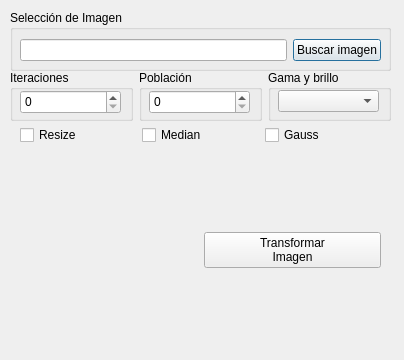
<?xml version="1.0" encoding="UTF-8"?>
<ui version="4.0">
 <class>properties_Dialog</class>
 <widget class="QDialog" name="properties_Dialog">
  <property name="geometry">
   <rect>
    <x>0</x>
    <y>0</y>
    <width>404</width>
    <height>360</height>
   </rect>
  </property>
  <property name="windowTitle">
   <string>Dialog</string>
  </property>
  <widget class="QGroupBox" name="imageSelection_Box">
   <property name="geometry">
    <rect>
     <x>10</x>
     <y>10</y>
     <width>381</width>
     <height>61</height>
    </rect>
   </property>
   <property name="title">
    <string>Selección de Imagen</string>
   </property>
   <widget class="QWidget" name="horizontalLayoutWidget">
    <property name="geometry">
     <rect>
      <x>10</x>
      <y>20</y>
      <width>361</width>
      <height>41</height>
     </rect>
    </property>
    <layout class="QHBoxLayout" name="horizontalLayout">
     <item>
      <widget class="QLineEdit" name="imagePath_textInput"/>
     </item>
     <item>
      <widget class="QPushButton" name="imageSearch_Button">
       <property name="text">
        <string>Buscar imagen</string>
       </property>
      </widget>
     </item>
    </layout>
   </widget>
  </widget>
  <widget class="QWidget" name="horizontalLayoutWidget_2">
   <property name="geometry">
    <rect>
     <x>20</x>
     <y>150</y>
     <width>361</width>
     <height>201</height>
    </rect>
   </property>
   <layout class="QHBoxLayout" name="horizontalLayout_2">
    <item>
     <widget class="QLabel" name="imagePreview_View">
      <property name="text">
       <string/>
      </property>
      <property name="scaledContents">
       <bool>true</bool>
      </property>
     </widget>
    </item>
    <item>
     <widget class="QPushButton" name="generate_Button">
      <property name="text">
       <string>Transformar 
Imagen</string>
      </property>
     </widget>
    </item>
   </layout>
  </widget>
  <widget class="QWidget" name="horizontalLayoutWidget_3">
   <property name="geometry">
    <rect>
     <x>10</x>
     <y>70</y>
     <width>381</width>
     <height>51</height>
    </rect>
   </property>
   <layout class="QHBoxLayout" name="horizontalLayout_3">
    <item>
     <widget class="QGroupBox" name="iteration_Box">
      <property name="title">
       <string>Iteraciones</string>
      </property>
      <widget class="QSpinBox" name="iteration_spinBox">
       <property name="geometry">
        <rect>
         <x>10</x>
         <y>20</y>
         <width>101</width>
         <height>24</height>
        </rect>
       </property>
       <property name="maximum">
        <number>50</number>
       </property>
      </widget>
     </widget>
    </item>
    <item>
     <widget class="QGroupBox" name="population_Box">
      <property name="title">
       <string>Población</string>
      </property>
      <widget class="QSpinBox" name="population_spinBox">
       <property name="geometry">
        <rect>
         <x>10</x>
         <y>20</y>
         <width>101</width>
         <height>24</height>
        </rect>
       </property>
       <property name="maximum">
        <number>250</number>
       </property>
      </widget>
     </widget>
    </item>
    <item>
     <widget class="QGroupBox" name="gama_box">
      <property name="title">
       <string>Gama y brillo</string>
      </property>
      <widget class="QComboBox" name="gama_combobox">
       <property name="geometry">
        <rect>
         <x>10</x>
         <y>20</y>
         <width>101</width>
         <height>22</height>
        </rect>
       </property>
      </widget>
     </widget>
    </item>
   </layout>
  </widget>
  <widget class="QWidget" name="horizontalLayoutWidget_4">
   <property name="geometry">
    <rect>
     <x>20</x>
     <y>120</y>
     <width>361</width>
     <height>31</height>
    </rect>
   </property>
   <layout class="QHBoxLayout" name="horizontalLayout_4">
    <item>
     <widget class="QCheckBox" name="resize_checkb">
      <property name="text">
       <string>Resize</string>
      </property>
     </widget>
    </item>
    <item>
     <widget class="QCheckBox" name="median_checkb">
      <property name="text">
       <string>Median</string>
      </property>
     </widget>
    </item>
    <item>
     <widget class="QCheckBox" name="gauss_checkb">
      <property name="text">
       <string>Gauss</string>
      </property>
     </widget>
    </item>
   </layout>
  </widget>
 </widget>
 <resources/>
 <connections/>
</ui>
